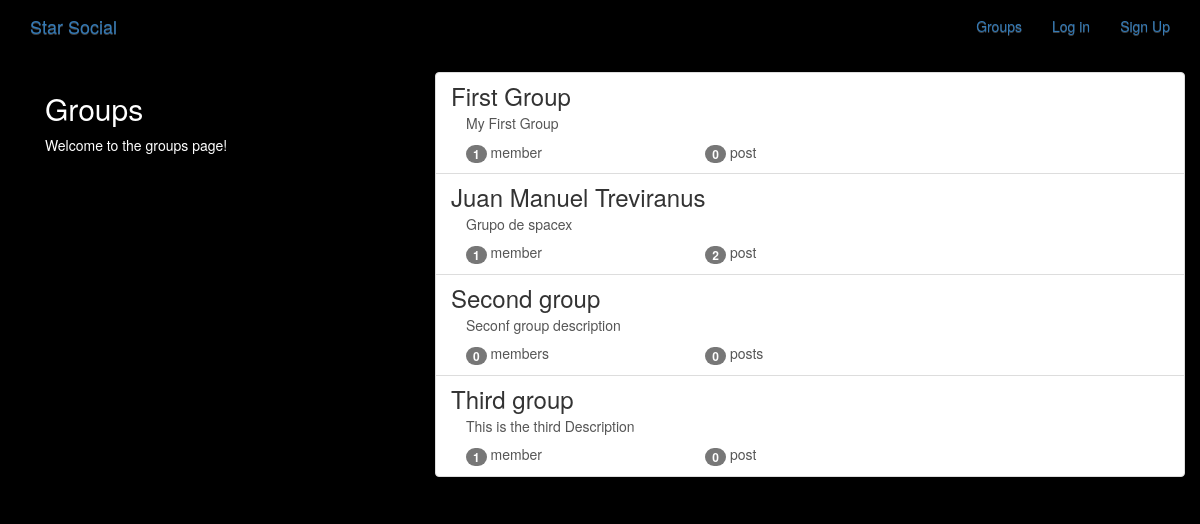
The page /groups/ on the database as committed earlier.
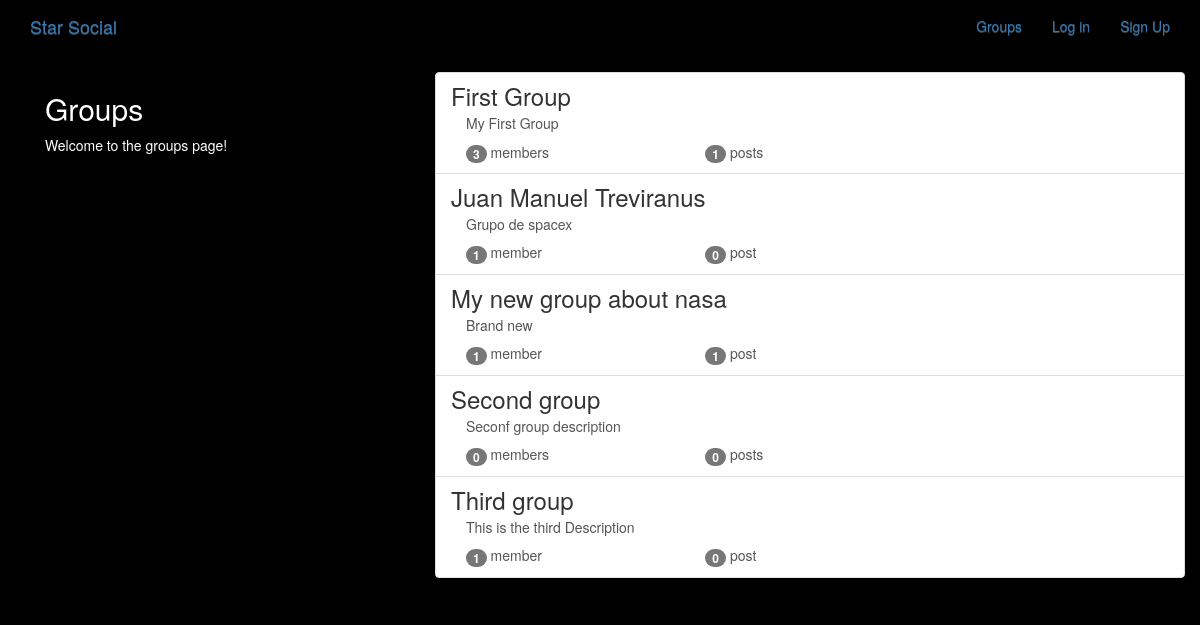
The same page on the database as committed later.
### groups/models.py (models this page shows, shortened)
class Group(models.Model):
    name = models.CharField(max_length=255, unique=True)
    slug = models.SlugField(allow_unicode=True, unique=True)
    description = models.TextField(blank=True, default='')
    description_html = models.TextField(editable=False, default='', blank=True)
    members = models.ManyToManyField(User, through='GroupMember')
    class Meta:
        ordering = ['name']

### groups/views.py (the view)
# urls.py: path('', views.ListGroups.as_view(), name='all'),
class ListGroups(generic.ListView):
    model = Group

### groups/templates/groups/group_list.html (shortened to what this page needs)
{% extends 'groups/group_base.html' %}
{% block pregroup %}
    <dic class="col-md-4">
        <div class="content">
        <h2>Groups</h2>
        <p>Welcome to the groups page!</p>
        </div>
    </dic>
{% endblock %}
{% block group_content %}
    <div class="col-md-8">
        <div class="list-group">
            {% for group in object_list %}
                <a class="list-group-item" href={% url 'groups:single' slug=group.slug %}>
                    <h3 class="title list-group-item-heading">{{ group.name }}</h3>
                <div class="list-group-item-text container-fluid">
                    {{ group.description_html|safe }}
                    <div class="row">
                        <div class="col-md-4">
                            <span class="badge">{{ group.members.count }}</span>
                            member{{ group.members.count|pluralize }}
                        </div>
                        <div class="col-md-4">
                            <span class="badge">{{ group.posts.count }}</span>
                            post{{ group.members.count|pluralize }}
                        </div>
                    </div>
                </div>
            {% endfor %}
        </div>
    </div>
{% endblock %}

Rows that differ between the two databases and show on the page:
computed for Group "First Group": members.count "1" → "3"; posts.count "0" → "1"
computed for Group "Juan Manuel Treviranus": posts.count "2" → "0"
added Group: name "My new group about nasa", description_html "Brand new", members.count "1", posts.count "1"
